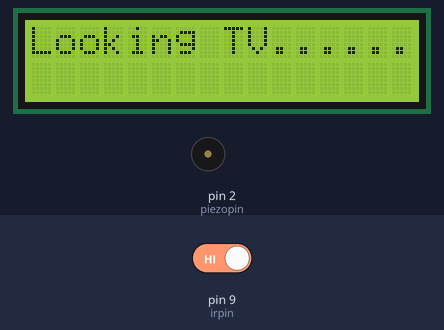
Bench run of a sketch on a simulated Arduino Uno, built with avr-gcc and run on an emulated ATmega328P. Shown: 16×2 character LCD, buzzer (waves = sounding). The inputs (shaded band) are chosen by the test bench; at power-on: pin 9 (irpin) HIGH. What the sketch prints to the serial monitor is not drawn.

Above: at 1.2 s.
1.3 s: pin 9 (irpin) driven LOW
At 1.9 s:
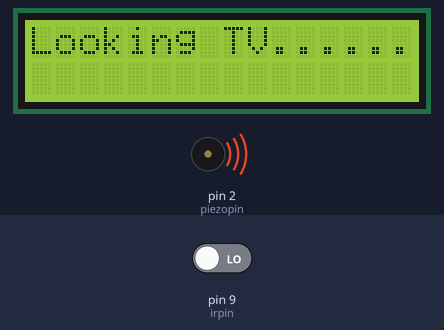
At 2.7 s:
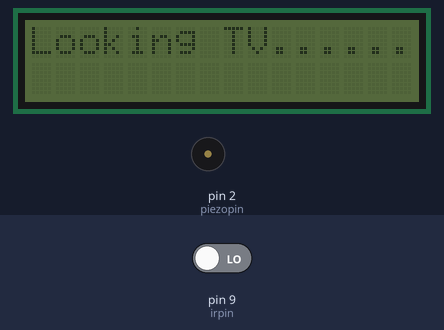
Timing chart, 0 to 4.3 s (numbered marks = the images above; inputs shaded):
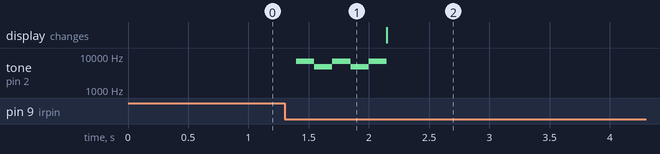

Measured:
- after the input at 1.3 s, tone on pin 2 (piezopin): silent → 6900 Hz after 0.10 s, then repeats every 0.30 s: 4906 Hz 0.15 s, 6900 Hz 0.15 s, until it stays silent from 2.1 s

The sketch:

lcd_2.ino
```cpp
#include<Wire.h>
#include <LiquidCrystal_I2C.h>

LiquidCrystal_I2C TV(0x27,16,2);
int piezopin = 2;
int irpin = 9;
int flag;
int notes[]={6900,4906,6900,4906,6900};
void setup() {
  // put your setup code here, to run once:
  Serial.begin(9600);
  pinMode(piezopin,OUTPUT);
  pinMode(irpin,INPUT);

  TV.init();
  TV.backlight();
  TV.setCursor(0,0);
  TV.print("Looking TV...........");
}

void loop() {
  // put your main code here, to run repeatedly:
  int IRVal = digitalRead(irpin);
  Serial.println(IRVal);

  if(IRVal == 0){
    if(flag == 0 ){
      for(int i =0;i<5;i++){
        tone(piezopin, notes[i],150);
        delay(150);
      }
      flag = 1;
    }
    TV.noBacklight();
  }
  else{
    TV.backlight();
    flag = 0;
  }
  delay(100);
  }
```
